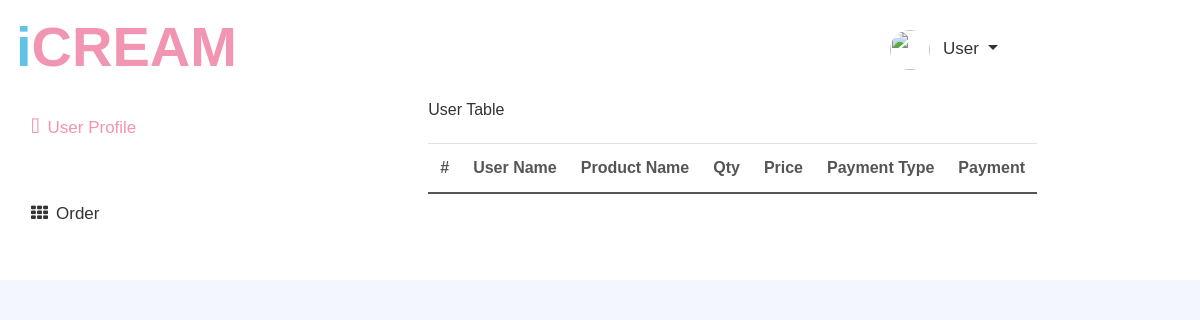
The page /orderproducts/2 on the database as committed earlier.
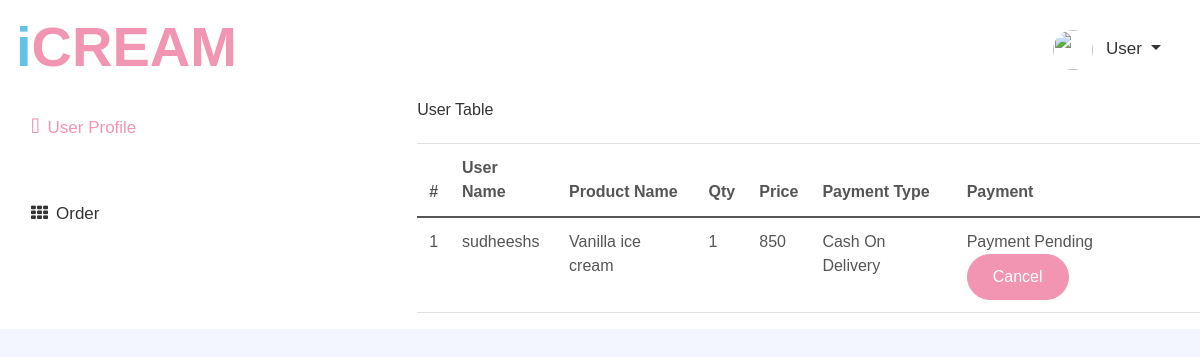
The same page on the database as committed later.
### payment/models.py (models this page shows, shortened)
class OrderList(models.Model):
    user_id = models.ForeignKey(UserInfo, on_delete=models.CASCADE)
    product_name = models.CharField(max_length=20)
    product_image = models.ImageField(upload_to='orders/', default=None)
    product_price = models.IntegerField(default=None)
    product_discription = models.TextField(default=None)
    order_date = models.DateField(auto_now_add=True)
    order_time = models.TimeField(default=now)
    product_qty = models.IntegerField(default=None)
    product_total = models.IntegerField(default=None)
    is_cancel = models.BooleanField(default=None)
    is_delivered = models.BooleanField(default=None)
    payment_type = models.CharField(max_length=10)
    address = models.ForeignKey(OrderAddress, on_delete=models.CASCADE,default=None)
    is_payment = models.BooleanField(default=None)
    order_pack = models.ForeignKey(OrderPackage, on_delete=models.CASCADE,default=None)

### additional/views.py (the view)
# urls.py: path('orderproducts/<id>',views.orders_all_product,name="orders_all_product"),
def orders_all_product(request,id):
    order_history = OrderList.objects.filter(order_pack_id = id)
    return render(request,'orderproducts.html',{'order_history':order_history})

### additional/templates/orderproducts.html (shortened to what this page needs)
{% extends 'userdashbord.html' %}
{% block content %}
  <div class="bg-light rounded ">
    <h6 class="mb-4">User Table</h6>
    <table class="table display nowrap">
        <thead>
            <tr>
                <th scope="col">#</th>
                <th scope="col">User Name</th>
                <th scope="col">Product Name</th>
                <th scope="col">Qty</th>
                <th scope="col">Price</th>
                <th scope="col">Payment Type</th>
                <th scope="col">Payment</th>
            </tr>
        </thead>
        <tbody>
          {% for item in order_history %}
          {% if not item.is_cancel %}
          <tr>
              <td> {{ forloop.counter }} </td>
              <td> {{ item.user_id.username }} </td>
              <td> {{ item.product_name }} </td>
              <td> {{ item.product_qty }} </td>
              <td> {{ item.product_total }} </td>
              {% if item.payment_type %}
              <td>Cash On Delivery</td>
              {% else %}
              <td>Online Delivery</td>
              {% endif %}
              {% if item.is_payment %}
              <td>Payment Success <button onclick="cancelorder({{item.id}})" class="btn btn-primary" >Cancel</button></td>
              {% else %}
              <td>Payment Pending <button onclick="cancelorder({{item.id}})" class="btn btn-primary" >Cancel</button></td>
              {% endif %}
          </tr>
          {% endif %}
          {% endfor %}
        </tbody>
    </table>
</div>
{% endblock content %}

Rows that differ between the two databases and show on the page:
added OrderList: user_id.username "sudheeshs", product_name "Vanilla ice cream", product_qty "1", product_total "850", payment_type "Cash On Delivery"
